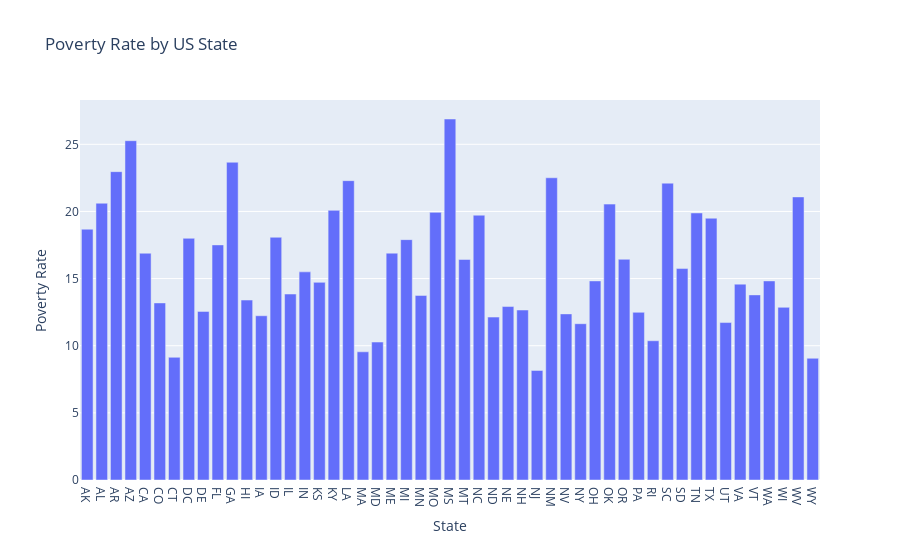

The notebook cell saved with this chart:
### Code cell
fig = px.bar(df_pct_poverty_state,
             x='Geographic Area',
             y='poverty_rate',
             title='Poverty Rate by US State',
             labels={
                 'Geographic Area': 'State',
                 'poverty_rate': 'Poverty Rate'
             }
             )
fig.show()

### Figure 1 — Plotly figure (JSON) as saved in the notebook; plotly's stock layout.template omitted (floating-point values rounded to 4 significant figures)
{"data": [{"alignmentgroup": "True", "hovertemplate": "State=%{x}<br>Poverty Rate=%{y}<extra></extra>", "legendgroup": "", "marker": {"color": "#636efa", "pattern": {"shape": ""}}, "name": "", "offsetgroup": "", "orientation": "v", "showlegend": false, "textposition": "auto", "type": "bar", "x": ["AK", "AL", "AR", "AZ", "CA", "CO", "CT", "DC", "DE", "FL", "GA", "HI", "IA", "ID", "IL", "IN", "KS", "KY", "LA", "MA", "MD", "ME", "MI", "MN", "MO", "MS", "MT", "NC", "ND", "NE", "NH", "NJ", "NM", "NV", "NY", "OH", "OK", "OR", "PA", "RI", "SC", "SD", "TN", "TX", "UT", "VA", "VT", "WA", "WI", "WV", "WY"], "xaxis": "x", "y": [18.68, 20.61, 22.96, 25.27, 16.89, 13.19, 9.138, 18, 12.56, 17.51, 23.66, 13.4, 12.23, 18.08, 13.85, 15.5, 14.72, 20.08, 22.29, 9.546, 10.27, 16.89, 17.9, 13.75, 19.93, 26.88, 16.42, 19.72, 12.13, 12.92, 12.66, 8.161, 22.51, 12.37, 11.64, 14.83, 20.55, 16.44, 12.49, 10.37, 22.11, 15.75, 19.89, 19.5, 11.72, 14.59, 13.79, 14.83, 12.86, 21.08, 9.064], "yaxis": "y"}], "layout": {"barmode": "relative", "legend": {"tracegroupgap": 0}, "title": {"text": "Poverty Rate by US State"}, "xaxis": {"anchor": "y", "domain": [0, 1], "title": {"text": "State"}}, "yaxis": {"anchor": "x", "domain": [0, 1], "title": {"text": "Poverty Rate"}}}}
